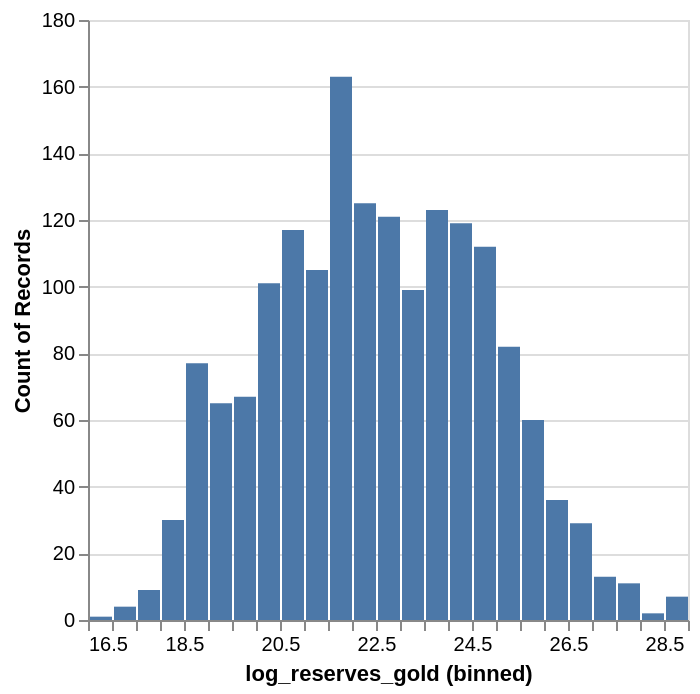

Source (notebook cell):
### Code cell
display(df[['log_reserves_gold']].describe().T)
alt.Chart(df).mark_bar().encode(
    alt.X('log_reserves_gold:Q', bin = alt.BinParams(maxbins=50)),
    alt.Y('count()')
)

### Figure 1 — Vega-Lite specification as saved in the notebook (floating-point values rounded to 4 significant figures; data arrays with more than 128 entries replaced by an {"elided": "..."} marker saying what was removed)
{"config": {"view": {"continuousWidth": 300, "continuousHeight": 300}}, "data": {"name": "data-57a60061c4e049c622aeac69ea8e9d4e"}, "mark": {"type": "bar"}, "encoding": {"x": {"bin": {"maxbins": 50}, "field": "log_reserves_gold", "type": "quantitative"}, "y": {"aggregate": "count", "type": "quantitative"}}, "$schema": "https://vega.github.io/schema/vega-lite/v5.20.1.json", "datasets": {"data-57a60061c4e049c622aeac69ea8e9d4e": {"elided": "1678 records"}}}
